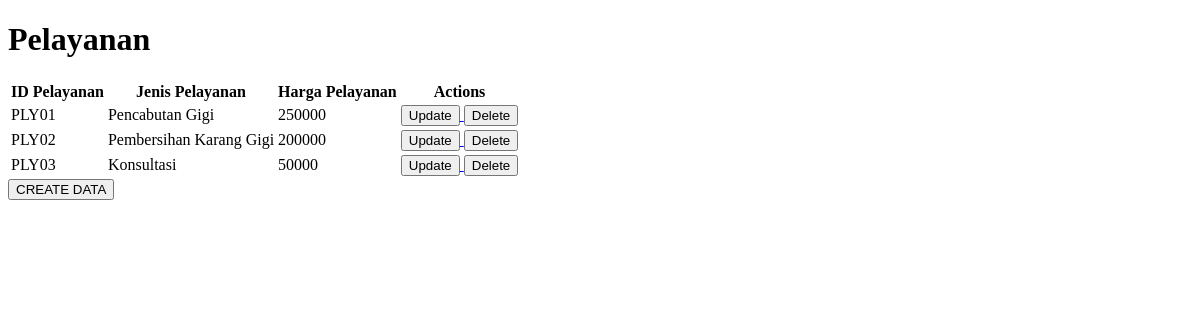
Page /pelayanan on the earlier database version.
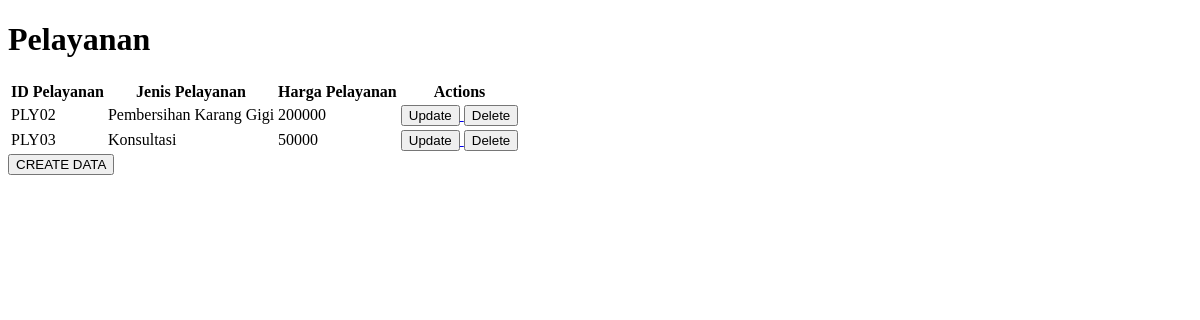
Same page on the later database version.
### app/models.py (models this page shows, shortened)
class pelayanan(models.Model):
    idpelayanan = models.AutoField(primary_key=True)
    jenispelayanan = models.CharField(max_length=50)
    hargapelayanan = models.IntegerField()

### app/views.py (the view)
# urls.py: path('pelayanan', views.pelayanan, name='pelayanan'),
def pelayanan(request):
    allpelayananobj = models.pelayanan.objects.all()
    filterpelayananobj = models.pelayanan.objects.filter(jenispelayanan = 'Penambalan Gigi')
    return render(request, 'pelayanan.html',{
        'allpelayananobj' : allpelayananobj,
        'filterpelayananobj': filterpelayananobj
    })

### app/templates/pelayanan.html (shortened to what this page needs)
<!DOCTYPE html>
<html lang="en">
<head>
</head>
<body>
    <h1>Pelayanan</h1>
    <table>
        <tr>
            <th>ID Pelayanan</th>
            <th>Jenis Pelayanan</th>
            <th>Harga Pelayanan</th>
            <th>Actions</th>
        </tr>
        {% for item in allpelayananobj%}
        <tr>
            <td>PLY0{{ item.idpelayanan }}</item></td>
            <td>{{ item.jenispelayanan }}</item></td>
            <td>{{ item.hargapelayanan }}</item></td>
            <td>
                <a href="{% url 'updatepelayanan' item.idpelayanan %}">
                    <button>Update</button>
                </a>
                <a href="{% url 'deletepelayanan' item.idpelayanan %}">
                    <button>Delete</button>
                </a>
            </td>
        </tr>
        {% endfor %}
    </table>
    <a href="{% url 'createdatapelayanan' %}">
        <button>
            CREATE DATA
        </button>
    </a>
</body>
</html>

Differences in the rows shown:
removed pelayanan: idpelayanan "1", jenispelayanan "Pencabutan Gigi", hargapelayanan "250000"
